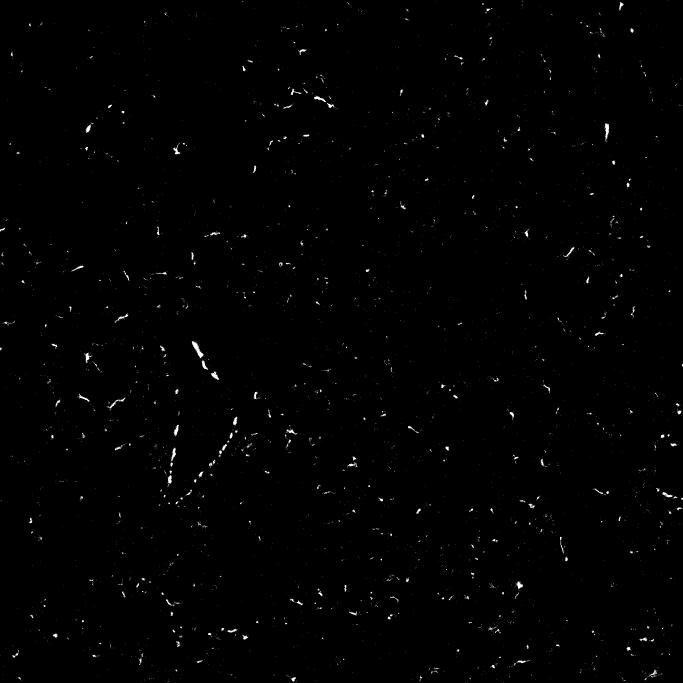
#> input picture Lung Fibrosis Analysis/Data/MASK_Sk658 Llobe ch010017.jpg, 2048 x 2048 px, found by its file name (shown at 1/3 size)
$ jupyter execute --allow-errors Fibrosis-AddisonMel-Final.ipynb
#> lines starting #> are read from the running program, lines starting #| are printed output that depends on the picture; after the words box and inside, x2 and y2 are one past the last pixel; in counts of white or black regions, pixels touching at a corner belong together
## Module_2: *Fibrosis*

## Team Members:
*Addison and Mel*

## Project Title:
*Predicting the extent of lung fibrosis at varying lung depths*

## Project Goal:
This project seeks to answer... *How does the extent of fibrosis vary throughout the depth of a fibrotic lung? And, using interpolation, can you predict the amount of fibrosis at a specific depth into the lung?*

## Disease Background:

* Prevalence & incidence
*Though lung fibrosis is a rare disease, both its prevalence and incidence are increasing rapidly. Specifically, its prevalence has been increasing since the COVID-19 pandemic. In North America the prevalence rates are between 2.4-2.98 for every 10,000 people, however rates are higher in other parts of the world such as South Korea. (https://pmc.ncbi.nlm.nih.gov/articles/PMC9872080/). Another study states that the prevalence is about 27.2 per 100,000 people in North America, while the incidence is about 9.0 per 100,000 people in North America. (https://pmc.ncbi.nlm.nih.gov/articles/PMC12330001/). While this does still show that lung fibrosis is a rare disease, its increasing rates are a cause for concern.*
* Risk factors (genetic, lifestyle)
*Some lifestyle risk factors are smoking, certain types of work, and cancer treatments. Specifically, those that are exposed to toxins or pollutants such as silica dust, asbestos, hard metal dusts, mold, or wood, coal and grain dusts frequently may cause lung fibrosis. In terms of cancer treatment, their effects are seen through the impacts of radiation treatments, which may damage the lungs. Furthermore, the types of medicine that a person takes may predispose them to lung damage. Heart medicines, antibiotics, and anti-inflammatory medicines may cause lung damage, in addition to certain medical conditions such as lupus, pneumonia, and dermatomyositis. (https://www.mayoclinic.org/diseases-conditions/pulmonary-fibrosis/symptoms-causes/syc-20353690)*
* Symptoms
*Symptoms of lung fibrosis are shortness of breath, dry cough, extreme tiredness, unintended weight loss, muscle and joint aches, and clubbing (widening and rounding) or the fingertips or toes. The progression of these symptoms and their severity, as some cases exhibit very quick and severe progression, while other cases exhibit moderate and slow progression. If a patient with lung fibrosis suddenly sees a worsening in shortness of breath, this is considered an extreme case of acute exacerbation. (https://www.mayoclinic.org/diseases-conditions/pulmonary-fibrosis/symptoms-causes/syc-20353690)*
* Standard of care treatment(s)
*There are several standard of care treatments based on the severity and progression of lung fibrosis. For less severe cases, a patient may receive pulmonary rehabilitation with exercise, information on how to make lifestyle changes, and other intervention methods in order to control the progression of the disease. A person may also receive medication in the form of immunosuppressants and steroids. Because lung fibrosis is caused by scar tissue, there are also two anti-scarring methods available in order to treat IPF. For more severe cases, a patient may receive supplemental oxygen through a tube or mask, or will receive a lung transplant in the most severe cases. (https://www.dukehealth.org/treatments/lung-disease/pulmonary-fibrosis-and-interstitial-lung-disease)*
* Biological mechanisms (anatomy, organ physiology, cell & molecular physiology) *Within the lungs, fibrosis affects the thin connective tissue between lung alveoli and capillaries, specifically the alveolar walls and interstitium. As tissue becomes fibrotic, this thin tissue scars, which reduces the surface area of healthy lungs. Additionally, lung elasticity decreases, lung diffusion capacity (how well oxygen and carbon dioxide move between blood and the lungs) decreases, and lung alveoli stiffen. All of these factors cause strain on the lungs and can make it more difficult to breathe. Typically, the disease starts in the lower and peripheral lungs as dysregulation in wound healing, consistent with the scarring found in lung fibrosis. In this process, damaged alveolar cells cause fibroblasts to turn into myofibroblasts and overproduce collagen and extracellular matrix proteins, stiffening the tissue. This process of fibroblasts turning to myofibroblasts is driven by the release of cytokines and growth factors. Myofibroblasts allow scar tissue to form as there is abnormal apoptosis (process of cell death) control, and the result is irreversible cell damage. (ChatGPT prompt: Summarize the anatomy, organ physiology, cell & molecular physiology of lung fibrosis)*

## Data-Set:
* Who and where was the data obtained? What is being analyzed?
*The data was obtained from the Peirce-Cottler Lab at UVA. It contains 78 black and white .jpg scans of the layers of a single mouse lung. The black pixels represent healthy lung tissue, while the white pixels represent fibrotic lesions. The data analyzed will be the percent of white pixels in comparison to the percent of black pixels to represent the ratio of fibrotic lesions to healthy tissue. An important note: blood vessels are also stained and shown in large, white blots, resulting in higher error for the amount of lesions in tissue.*
* How was the data obtained and what techniques were used?
*The lab used a Bleomycin-induced Lung Injury Model, ultimately using the drug Bleomycin to stimulate lung fibrosis in the mice. The mice then have their lungs humanely harvested, which are then fixed in paraformaldehyde and gel/wax, transversely and thinly sliced, and stained on a glass slide. The stain binds to and colors the desired proteins and each slice is then scanned and digitally uploaded. Using image editing software, the color corresponding to myofibroblasts, the cells contributing to the fibrotic scarring, is finally isolated and made black and white.*
* Sources: *Hannan, R. T., Miller, A. E., Hung, R. C., Sano, C., Peirce, S. M., & Barker, T. H. (2020). Extracellular matrix remodeling associated with bleomycin-induced lung injury supports pericyte-to-myofibroblast transition. Matrix biology plus, 10, 100056. https://doi.org/10.1016/j.mbplus.2020.100056 ; https://canvas.its.virginia.edu/courses/153653/files/16745297?module_item_id=1821588*

## Data Analyis:
Import packages, Import images, Write depths, Make csv

[cell 1]
'''Module 2: count black and white pixels in a .jpg and extrapolate points'''
# Importing necessary modules

from termcolor import colored
import cv2
import numpy as np
import matplotlib.pyplot as plt
from scipy.interpolate import interp1d
import pandas as pd

# Load the images you want to analyze

filenames = [
r"/Users/Melanie/Downloads/Comp_BME/Module2_LungFibrosis/MASK_Sk658 Llobe ch010017.jpg",
r"/Users/Melanie/Downloads/Comp_BME/Module2_LungFibrosis/MASK_Sk658 Llobe ch010039.jpg",
r"/Users/Melanie/Downloads/Comp_BME/Module2_LungFibrosis/MASK_Sk658 Llobe ch010061.jpg",
r"/Users/Melanie/Downloads/Comp_BME/Module2_LungFibrosis/MASK_Sk658 Llobe ch010071.jpg",
r"/Users/Melanie/Downloads/Comp_BME/Module2_LungFibrosis/MASK_Sk658 Llobe ch010164.jpg",
r"/Users/Melanie/Downloads/Comp_BME/Module2_LungFibrosis/MASK_SK658 Slobe ch010066.jpg",
r"/Users/Melanie/Downloads/Comp_BME/Module2_LungFibrosis/MASK_SK658 Slobe ch010087.jpg",
r"/Users/Melanie/Downloads/Comp_BME/Module2_LungFibrosis/MASK_SK658 Slobe ch010089.jpg",
r"/Users/Melanie/Downloads/Comp_BME/Module2_LungFibrosis/MASK_SK658 Slobe ch010093.jpg",
r"/Users/Melanie/Downloads/Comp_BME/Module2_LungFibrosis/MASK_SK658 Slobe ch010096.jpg",
r"/Users/Melanie/Downloads/Comp_BME/Module2_LungFibrosis/MASK_Sk658 Llobe ch010030.jpg"
]

# Enter the depth of each image (in the same order that the images are listed above; you can find these in the .csv file provided to you which is tilted: "Filenames and Depths for Students")

depths = [
45,
15,
585,
7100,
2200,
1000,
8000,
10000,
9300,
9400,
200
]

# Make the lists that will be used

images = []
white_counts = []
black_counts = []
white_percents = []

# Build the list of all the images you are analyzing

for filename in filenames:
    img = cv2.imread(filename, 0)
#> img is the input picture: shape (2048, 2048); min 0, max 255, mean 1.7
    images.append(img)

# For each image (until the end of the list of images), calculate the number of black and white pixels and make a list that contains this information for each filename.

for x in range(len(filenames)):
    _, binary = cv2.threshold(images[x], 127, 255, cv2.THRESH_BINARY)

    white = np.sum(binary == 255)
    black = np.sum(binary == 0)

    white_counts.append(white)
    black_counts.append(black)
#> this loop made 11 passes
#> pass 1, `_, binary = cv2.threshold(images[x], 127, 255, cv2.THRESH_BINARY)`:
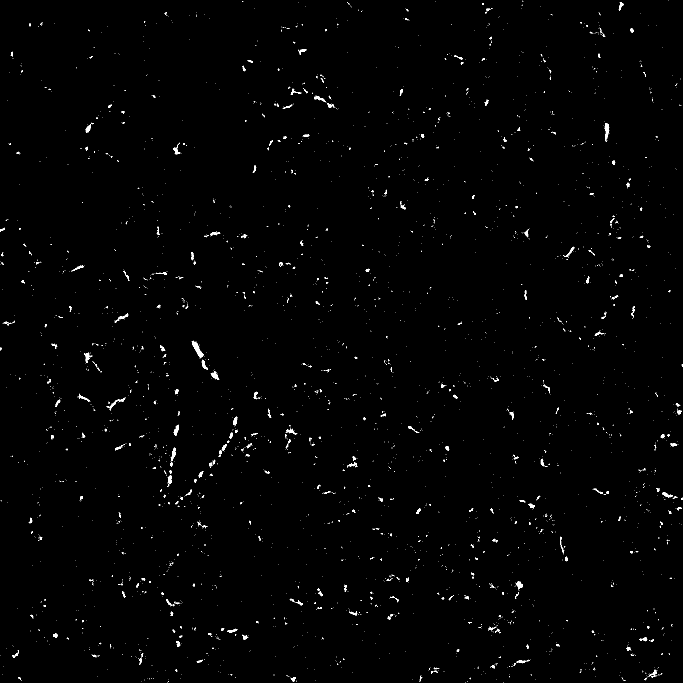
#> binary: shape (2048, 2048) (shown at 1/3 size); 0.66% white; 3753 white regions (3443 under 20 px), largest, box (x1, y1, x2, y2) and area: (575, 1023, 611, 1075) 612, (1814, 370, 1828, 424) 398, (632, 1114, 658, 1140) 280
#> pass 2, `_, binary = cv2.threshold(images[x], 127, 255, cv2.THRESH_BINARY)`:
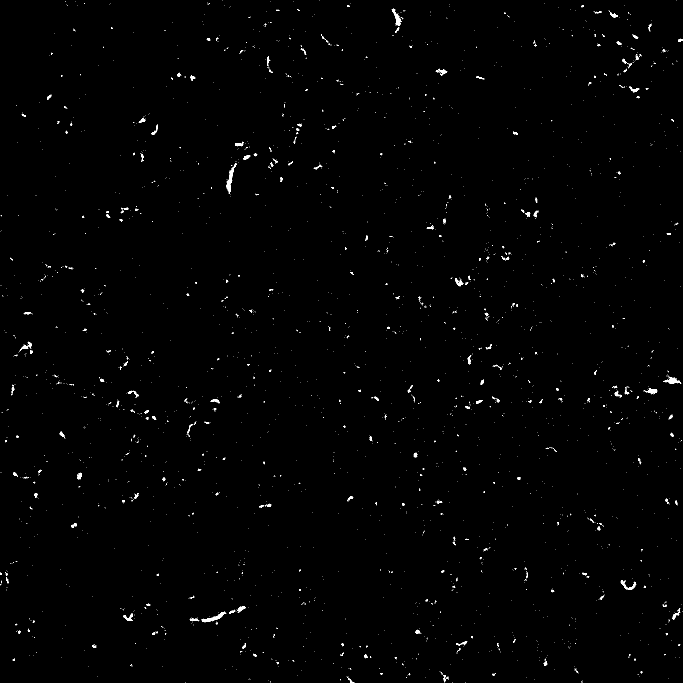
#> binary: shape (2048, 2048) (shown at 1/3 size); 0.52% white; 3115 white regions (2872 under 20 px), largest, box (x1, y1, x2, y2) and area: (678, 491, 710, 580) 682, (605, 1835, 678, 1867) 618, (1175, 26, 1203, 77) 474
#> pass 3, `_, binary = cv2.threshold(images[x], 127, 255, cv2.THRESH_BINARY)`:
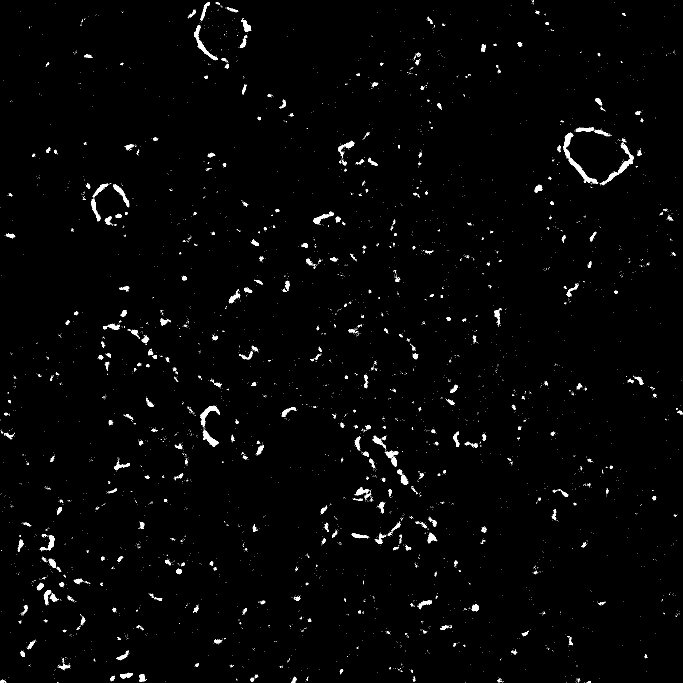
#> binary: shape (2048, 2048) (shown at 1/3 size); 1.3% white; 4843 white regions (4474 under 20 px), largest, box (x1, y1, x2, y2) and area: (1689, 398, 1795, 551) 2151, (1799, 433, 1902, 554) 1646, (582, 75, 654, 181) 1184

# Print the number of white and black pixels in each image.

print(colored("Counts of pixel by color in each image", "yellow"))
for x in range(len(filenames)):
    print(colored(f"White pixels in image {x}: {white_counts[x]}", "white"))
    print(colored(f"Black pixels in image {x}: {black_counts[x]}", "black"))
    print()

# Calculate the percentage of pixels in each image that are white and make a list that contains these percentages for each filenamae

for x in range(len(filenames)):
    white_percent = (100 * (white_counts[x] / (black_counts[x] + white_counts[x])))
    white_percents.append(white_percent)

# Print the filename (on one line in red font), and below that line print the percent white pixels and depth

print(colored("Percent white px:", "yellow"))
for x in range(len(filenames)):
    print(colored(f'{filenames[x]}:',"red"))
    print(f'{white_percents[x]}% White | Depth: {depths[x]} microns')
    print()

'''Write your data to a .csv file'''

# Create a DataFrame that includes the filenames, depths, and percentage of white pixels
df = pd.DataFrame({
    'Filenames': filenames,
    'Depths': depths,
    'White percents': white_percents
})

# Write that DataFrame to a .csv file

df.to_csv('Percent_White_Pixels.csv', index=False)

print("CSV file 'Percent_White_Pixels.csv' has been created.")

'''the .csv writing subroutine ends here'''

# Interpolate a point: given a depth, find the corresponding white pixel percentage

interpolate_depth = float(input(colored("Enter the depth at which you want to interpolate a point: ", "yellow")))
#> the answer given: 3

x = depths
y = white_percents

i = interp1d(x, y, kind='cubic')  # You can also use 'quadratic', 'cubic', etc.
#> (the rest of this cell did not finish here and is left out)
